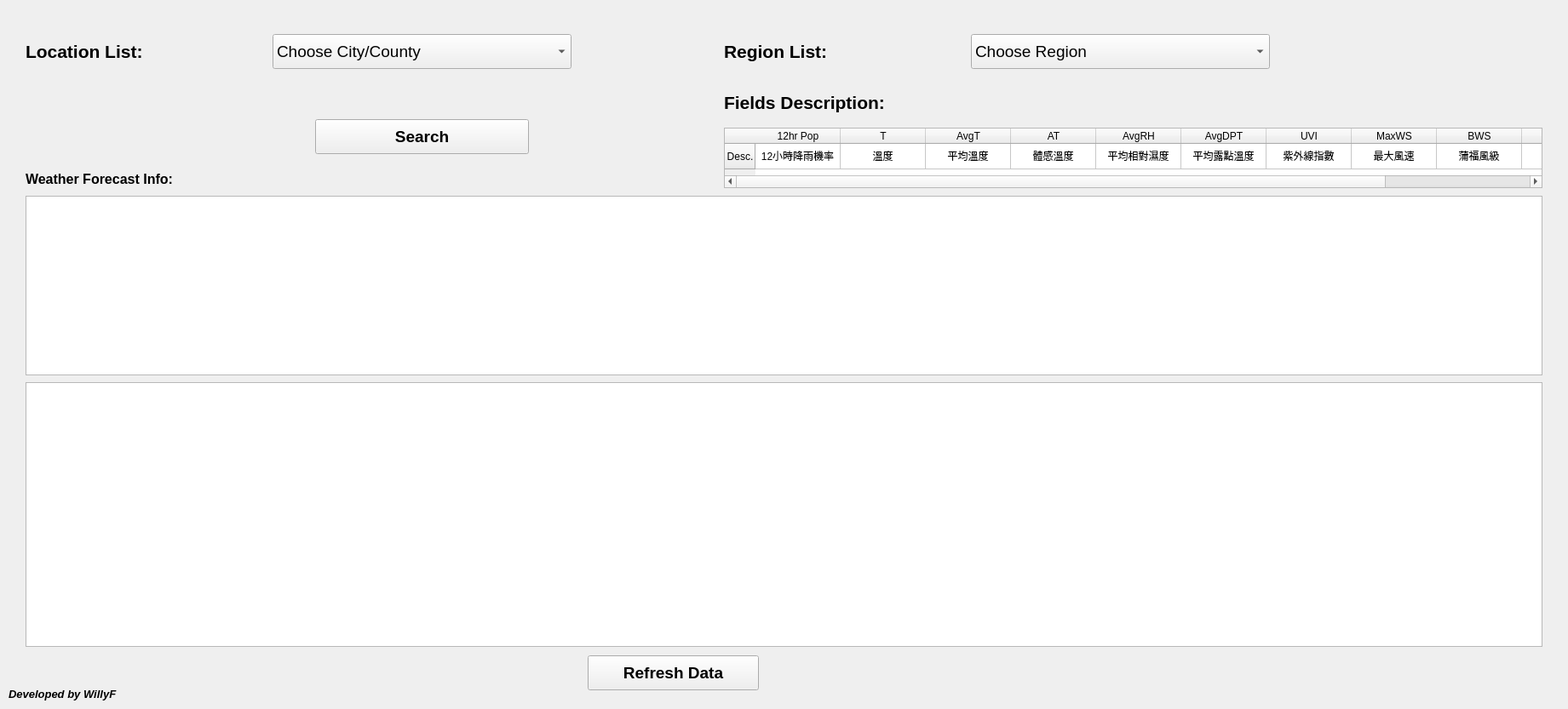
<?xml version="1.0" encoding="UTF-8"?>
<ui version="4.0">
 <class>TW_Weather_FCST</class>
 <widget class="QWidget" name="TW_Weather_FCST">
  <property name="geometry">
   <rect>
    <x>0</x>
    <y>0</y>
    <width>1841</width>
    <height>833</height>
   </rect>
  </property>
  <property name="windowTitle">
   <string>7-Day Taiwan Weather Forecast</string>
  </property>
  <widget class="QPushButton" name="Refresh_Button">
   <property name="enabled">
    <bool>true</bool>
   </property>
   <property name="geometry">
    <rect>
     <x>690</x>
     <y>770</y>
     <width>201</width>
     <height>41</height>
    </rect>
   </property>
   <property name="font">
    <font>
     <family>Arial</family>
     <pointsize>14</pointsize>
     <weight>75</weight>
     <bold>true</bold>
    </font>
   </property>
   <property name="text">
    <string>Refresh Data</string>
   </property>
  </widget>
  <widget class="QLabel" name="List_Label">
   <property name="geometry">
    <rect>
     <x>30</x>
     <y>40</y>
     <width>301</width>
     <height>41</height>
    </rect>
   </property>
   <property name="font">
    <font>
     <family>Arial</family>
     <pointsize>16</pointsize>
     <weight>75</weight>
     <bold>true</bold>
    </font>
   </property>
   <property name="text">
    <string>Location List:</string>
   </property>
   <property name="alignment">
    <set>Qt::AlignJustify|Qt::AlignVCenter</set>
   </property>
  </widget>
  <widget class="QLabel" name="WillyF_Label">
   <property name="geometry">
    <rect>
     <x>10</x>
     <y>800</y>
     <width>411</width>
     <height>31</height>
    </rect>
   </property>
   <property name="font">
    <font>
     <family>Arial</family>
     <pointsize>10</pointsize>
     <weight>75</weight>
     <italic>true</italic>
     <bold>true</bold>
    </font>
   </property>
   <property name="text">
    <string>Developed by WillyF</string>
   </property>
   <property name="alignment">
    <set>Qt::AlignJustify|Qt::AlignVCenter</set>
   </property>
  </widget>
  <widget class="QLabel" name="Pic_Label">
   <property name="geometry">
    <rect>
     <x>1730</x>
     <y>50</y>
     <width>80</width>
     <height>80</height>
    </rect>
   </property>
   <property name="font">
    <font>
     <family>Arial</family>
     <pointsize>16</pointsize>
     <weight>75</weight>
     <bold>true</bold>
    </font>
   </property>
   <property name="frameShape">
    <enum>QFrame::NoFrame</enum>
   </property>
   <property name="text">
    <string/>
   </property>
   <property name="alignment">
    <set>Qt::AlignCenter</set>
   </property>
  </widget>
  <widget class="QComboBox" name="Location_ComboBox">
   <property name="geometry">
    <rect>
     <x>320</x>
     <y>40</y>
     <width>351</width>
     <height>41</height>
    </rect>
   </property>
   <property name="font">
    <font>
     <family>Arial</family>
     <pointsize>14</pointsize>
    </font>
   </property>
   <property name="currentText">
    <string>Choose City/County</string>
   </property>
   <item>
    <property name="text">
     <string>Choose City/County</string>
    </property>
   </item>
  </widget>
  <widget class="QLabel" name="List_Label_2">
   <property name="geometry">
    <rect>
     <x>850</x>
     <y>40</y>
     <width>301</width>
     <height>41</height>
    </rect>
   </property>
   <property name="font">
    <font>
     <family>Arial</family>
     <pointsize>16</pointsize>
     <weight>75</weight>
     <bold>true</bold>
    </font>
   </property>
   <property name="text">
    <string>Region List:</string>
   </property>
   <property name="alignment">
    <set>Qt::AlignJustify|Qt::AlignVCenter</set>
   </property>
  </widget>
  <widget class="QComboBox" name="Region_ComboBox">
   <property name="geometry">
    <rect>
     <x>1140</x>
     <y>40</y>
     <width>351</width>
     <height>41</height>
    </rect>
   </property>
   <property name="font">
    <font>
     <family>Arial</family>
     <pointsize>14</pointsize>
    </font>
   </property>
   <property name="currentText">
    <string>Choose Region</string>
   </property>
   <item>
    <property name="text">
     <string>Choose Region</string>
    </property>
   </item>
  </widget>
  <widget class="QTableWidget" name="Info_Table">
   <property name="geometry">
    <rect>
     <x>30</x>
     <y>230</y>
     <width>1781</width>
     <height>211</height>
    </rect>
   </property>
   <property name="font">
    <font>
     <family>Arial</family>
     <pointsize>10</pointsize>
    </font>
   </property>
   <property name="alternatingRowColors">
    <bool>false</bool>
   </property>
  </widget>
  <widget class="QLabel" name="label_4">
   <property name="geometry">
    <rect>
     <x>30</x>
     <y>190</y>
     <width>411</width>
     <height>41</height>
    </rect>
   </property>
   <property name="font">
    <font>
     <family>Arial</family>
     <pointsize>12</pointsize>
     <weight>75</weight>
     <bold>true</bold>
    </font>
   </property>
   <property name="text">
    <string>Weather Forecast Info:</string>
   </property>
   <property name="textFormat">
    <enum>Qt::MarkdownText</enum>
   </property>
   <property name="alignment">
    <set>Qt::AlignLeading|Qt::AlignLeft|Qt::AlignVCenter</set>
   </property>
  </widget>
  <widget class="QPushButton" name="Search_Button">
   <property name="enabled">
    <bool>true</bool>
   </property>
   <property name="geometry">
    <rect>
     <x>370</x>
     <y>140</y>
     <width>251</width>
     <height>41</height>
    </rect>
   </property>
   <property name="font">
    <font>
     <family>Arial</family>
     <pointsize>14</pointsize>
     <weight>75</weight>
     <bold>true</bold>
    </font>
   </property>
   <property name="text">
    <string>Search</string>
   </property>
  </widget>
  <widget class="QLabel" name="Update_Time_Label">
   <property name="geometry">
    <rect>
     <x>1400</x>
     <y>10</y>
     <width>411</width>
     <height>31</height>
    </rect>
   </property>
   <property name="font">
    <font>
     <family>Arial</family>
     <pointsize>10</pointsize>
     <weight>75</weight>
     <italic>true</italic>
     <bold>true</bold>
    </font>
   </property>
   <property name="layoutDirection">
    <enum>Qt::RightToLeft</enum>
   </property>
   <property name="text">
    <string/>
   </property>
   <property name="alignment">
    <set>Qt::AlignRight|Qt::AlignTrailing|Qt::AlignVCenter</set>
   </property>
  </widget>
  <widget class="QComboBox" name="Period_ComboBox">
   <property name="geometry">
    <rect>
     <x>320</x>
     <y>260</y>
     <width>351</width>
     <height>41</height>
    </rect>
   </property>
   <property name="font">
    <font>
     <family>Arial</family>
     <pointsize>14</pointsize>
    </font>
   </property>
   <property name="currentText">
    <string>Choose Period</string>
   </property>
   <item>
    <property name="text">
     <string>Choose Period</string>
    </property>
   </item>
  </widget>
  <widget class="QLabel" name="List_Label_3">
   <property name="geometry">
    <rect>
     <x>30</x>
     <y>260</y>
     <width>301</width>
     <height>41</height>
    </rect>
   </property>
   <property name="font">
    <font>
     <family>Arial</family>
     <pointsize>16</pointsize>
     <weight>75</weight>
     <bold>true</bold>
    </font>
   </property>
   <property name="text">
    <string>Period List:</string>
   </property>
   <property name="alignment">
    <set>Qt::AlignJustify|Qt::AlignVCenter</set>
   </property>
  </widget>
  <widget class="QLabel" name="List_Label_4">
   <property name="geometry">
    <rect>
     <x>850</x>
     <y>100</y>
     <width>351</width>
     <height>41</height>
    </rect>
   </property>
   <property name="font">
    <font>
     <family>Arial</family>
     <pointsize>16</pointsize>
     <weight>75</weight>
     <bold>true</bold>
    </font>
   </property>
   <property name="text">
    <string>Fields Description:</string>
   </property>
   <property name="alignment">
    <set>Qt::AlignJustify|Qt::AlignVCenter</set>
   </property>
  </widget>
  <widget class="QTableWidget" name="Field_Desc_Table">
   <property name="geometry">
    <rect>
     <x>850</x>
     <y>150</y>
     <width>961</width>
     <height>71</height>
    </rect>
   </property>
   <property name="font">
    <font>
     <pointsize>9</pointsize>
    </font>
   </property>
   <property name="contextMenuPolicy">
    <enum>Qt::ActionsContextMenu</enum>
   </property>
   <property name="layoutDirection">
    <enum>Qt::LeftToRight</enum>
   </property>
   <property name="verticalScrollBarPolicy">
    <enum>Qt::ScrollBarAlwaysOff</enum>
   </property>
   <property name="sizeAdjustPolicy">
    <enum>QAbstractScrollArea::AdjustIgnored</enum>
   </property>
   <attribute name="horizontalHeaderCascadingSectionResizes">
    <bool>false</bool>
   </attribute>
   <attribute name="verticalHeaderCascadingSectionResizes">
    <bool>false</bool>
   </attribute>
   <row>
    <property name="text">
     <string>Desc.</string>
    </property>
    <property name="textAlignment">
     <set>AlignCenter</set>
    </property>
   </row>
   <column>
    <property name="text">
     <string>12hr Pop</string>
    </property>
    <property name="textAlignment">
     <set>AlignCenter</set>
    </property>
   </column>
   <column>
    <property name="text">
     <string>T</string>
    </property>
    <property name="textAlignment">
     <set>AlignCenter</set>
    </property>
   </column>
   <column>
    <property name="text">
     <string>AvgT</string>
    </property>
    <property name="textAlignment">
     <set>AlignCenter</set>
    </property>
   </column>
   <column>
    <property name="text">
     <string>AT</string>
    </property>
    <property name="textAlignment">
     <set>AlignCenter</set>
    </property>
   </column>
   <column>
    <property name="text">
     <string>AvgRH</string>
    </property>
    <property name="textAlignment">
     <set>AlignCenter</set>
    </property>
   </column>
   <column>
    <property name="text">
     <string>AvgDPT</string>
    </property>
    <property name="textAlignment">
     <set>AlignCenter</set>
    </property>
   </column>
   <column>
    <property name="text">
     <string>UVI</string>
    </property>
    <property name="textAlignment">
     <set>AlignCenter</set>
    </property>
   </column>
   <column>
    <property name="text">
     <string>MaxWS</string>
    </property>
    <property name="textAlignment">
     <set>AlignCenter</set>
    </property>
   </column>
   <column>
    <property name="text">
     <string>BWS</string>
    </property>
    <property name="textAlignment">
     <set>AlignCenter</set>
    </property>
   </column>
   <column>
    <property name="text">
     <string>WD</string>
    </property>
    <property name="textAlignment">
     <set>AlignCenter</set>
    </property>
   </column>
   <column>
    <property name="text">
     <string>CI</string>
    </property>
    <property name="textAlignment">
     <set>AlignCenter</set>
    </property>
   </column>
   <item row="0" column="0">
    <property name="text">
     <string>12小時降雨機率</string>
    </property>
    <property name="textAlignment">
     <set>AlignCenter</set>
    </property>
   </item>
   <item row="0" column="1">
    <property name="text">
     <string>溫度</string>
    </property>
    <property name="textAlignment">
     <set>AlignCenter</set>
    </property>
   </item>
   <item row="0" column="2">
    <property name="text">
     <string>平均溫度</string>
    </property>
    <property name="textAlignment">
     <set>AlignCenter</set>
    </property>
   </item>
   <item row="0" column="3">
    <property name="text">
     <string>體感溫度</string>
    </property>
    <property name="textAlignment">
     <set>AlignCenter</set>
    </property>
   </item>
   <item row="0" column="4">
    <property name="text">
     <string>平均相對濕度</string>
    </property>
    <property name="textAlignment">
     <set>AlignCenter</set>
    </property>
   </item>
   <item row="0" column="5">
    <property name="text">
     <string>平均露點溫度</string>
    </property>
    <property name="textAlignment">
     <set>AlignCenter</set>
    </property>
   </item>
   <item row="0" column="6">
    <property name="text">
     <string>紫外線指數</string>
    </property>
    <property name="textAlignment">
     <set>AlignCenter</set>
    </property>
   </item>
   <item row="0" column="7">
    <property name="text">
     <string>最大風速</string>
    </property>
    <property name="textAlignment">
     <set>AlignCenter</set>
    </property>
   </item>
   <item row="0" column="8">
    <property name="text">
     <string>蒲福風級</string>
    </property>
    <property name="textAlignment">
     <set>AlignCenter</set>
    </property>
   </item>
   <item row="0" column="9">
    <property name="text">
     <string>風向</string>
    </property>
    <property name="textAlignment">
     <set>AlignCenter</set>
    </property>
   </item>
   <item row="0" column="10">
    <property name="text">
     <string>舒適度</string>
    </property>
    <property name="textAlignment">
     <set>AlignCenter</set>
    </property>
   </item>
  </widget>
  <widget class="QTableWidget" name="Info_Table_2">
   <property name="geometry">
    <rect>
     <x>30</x>
     <y>449</y>
     <width>1781</width>
     <height>311</height>
    </rect>
   </property>
   <property name="font">
    <font>
     <family>Arial</family>
     <pointsize>10</pointsize>
    </font>
   </property>
   <property name="alternatingRowColors">
    <bool>false</bool>
   </property>
  </widget>
  <zorder>Pic_Label</zorder>
  <zorder>List_Label</zorder>
  <zorder>WillyF_Label</zorder>
  <zorder>Refresh_Button</zorder>
  <zorder>Location_ComboBox</zorder>
  <zorder>label_4</zorder>
  <zorder>Search_Button</zorder>
  <zorder>Update_Time_Label</zorder>
  <zorder>Period_ComboBox</zorder>
  <zorder>List_Label_3</zorder>
  <zorder>Region_ComboBox</zorder>
  <zorder>List_Label_2</zorder>
  <zorder>List_Label_4</zorder>
  <zorder>Field_Desc_Table</zorder>
  <zorder>Info_Table_2</zorder>
  <zorder>Info_Table</zorder>
 </widget>
 <resources/>
 <connections/>
</ui>
